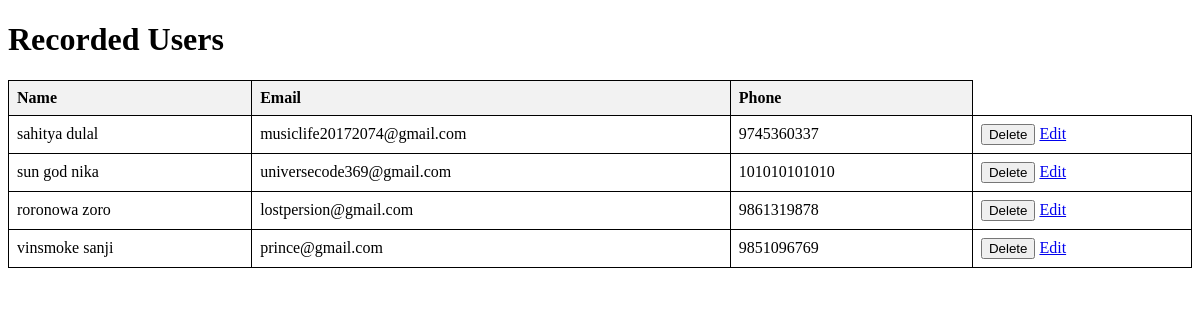
The page /show on the database as committed earlier.
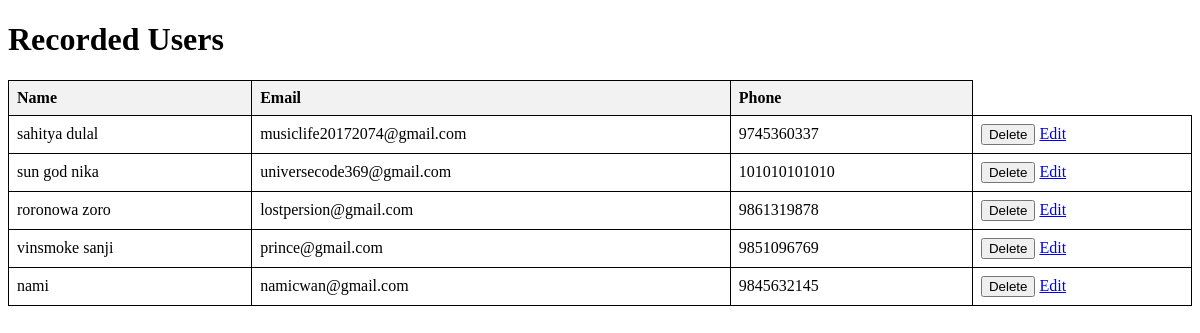
The same page on the database as committed later.
### app.py (models this page shows, shortened)
class User(db.Model):
    id = db.Column(db.Integer, primary_key=True)
    name = db.Column(db.String(80), nullable=False)
    email = db.Column(db.String(120), unique=True, nullable=False)
    phone = db.Column(db.String(15), nullable=False)

### app.py (the view)
@app.route('/show')
def show():
    users= User.query.all()
    return render_template('show.html', users=users)

### app.py (called while the page is built)
@app.before_request
def create_tables():
    db.create_all()

### templates/show.html (shortened to what this page needs)
<!DOCTYPE html>
<html>
<head>
    <link rel="stylesheet" href="{{ url_for('static', filename='style.css') }}">
</head>
<body>
    <h1>Recorded Users</h1>
    <table>
        <tr>
            <th>Name</th>
            <th>Email</th>
            <th>Phone</th>
        </tr>
        {% for user in users %}
        <tr>
            <td>{{ user.name }}</td>
            <td>{{ user.email }}</td>
            <td>{{ user.phone }}</td>
            <td>
                <form method="post" action="{{ url_for('delete_user', user_id=user.id) }}" style="display: inline;">
                    <button type="submit">Delete</button>
                </form>
                <a href="{{ url_for('edit_user', user_id=user.id) }}">Edit</a>
            </td>
        </tr>
        {% endfor %}
    </table>
</body>
</html>

### static/style.css (style rules this page uses)
table { border-collapse: collapse; width: 100%; }
th, td { border: 1px solid black; padding: 8px; text-align: left; }
th { background-color: #f2f2f2; }

Rows that differ between the two databases and show on the page:
added User: name "nami", email "namicwan@gmail.com", phone "9845632145"
